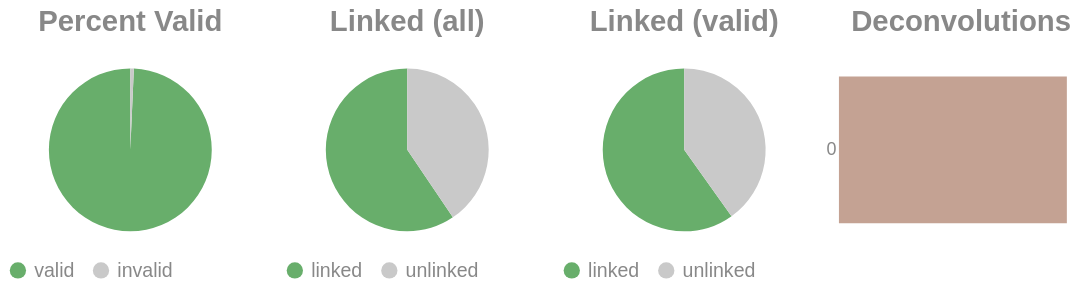

This figure's notebook cell:
### Code cell
if SKIPLR:
    pass
else:
    clash = Counter()
    for i in valids['molecule'].to_list():
        _mol = i.split("-")
        if len(_mol) == 1:
            clash.update('0')
        else:
            clash.update(_mol[-1])

    _d = {"deconvolutions": [], 'count': []}
    for k,v in clash.items():
        _d['deconvolutions'].append(k)
        _d['count'].append(v)

    tot_valid = valids['reads'].sum()
    mask = valids['reads'] >= 2
    n_linked_reads = valids.filter(mask)['reads'].sum()
    if n_linked_reads == 0:
        print_html("No linked molecules (>=2 reads) were detected; skipping linked-only distributions.")
        SKIPLR = True
    else:
        perc_valid = round(tot_valid / n_reads, 4)
        linked_perc_abs = round(n_linked_reads / n_reads, 4)
        linked_perc = round(n_linked_reads / tot_valid, 4)

    _valid = pl.DataFrame({"valids": ['valid', 'invalid'], "count": [tot_valid, n_reads - tot_valid]})
    _linked_abs = pl.DataFrame({"linked (absolute)": ['linked', 'unlinked'], "count": [n_linked_reads, n_reads - n_linked_reads]})
    _linked_rel = pl.DataFrame({"linked (valids)": ['linked', 'unlinked'], "count": [n_linked_reads, tot_valid - n_linked_reads]})

    (
        alt.hconcat(
            piechart(_valid, goodval = 'valid', title = "Percent Valid"),
            piechart(_linked_abs, goodval = "linked", title =  "Linked (all)"),
            piechart(_linked_rel, goodval = "linked", title =  "Linked (valid)"),
            convolutionbar(pl.DataFrame(_d), title = "Deconvolutions"),
            center = True,
            bounds = 'flush'
        )
        .resolve_scale(color='independent')
        .resolve_legend('independent')
        .properties(usermeta={'embedOptions': {"actions": False}})
    ).display()

### Figure 1 — Vega-Lite specification as saved in the notebook (floating-point values rounded to 4 significant figures)
{"width": "container", "height": 400, "config": {"title": {"anchor": "start", "dy": -15, "fontSize": 18, "color": "#888888", "subtitleColor": "#888888", "subtitleFontSize": 14}, "arc": {"fill": "#0072B2"}, "axis": {"domainColor": "#888888", "domainWidth": 0.5, "gridWidth": 0.2, "grid": false, "titleFontWeight": 400, "titleFontSize": 15, "labelFontSize": 11, "labelColor": "#888888", "tickColor": "#888888", "tickWidth": 0.2, "titleColor": "#888888"}, "axisBand": {"grid": false}, "axisX": {"grid": true, "tickSize": 10, "domainCap": "round"}, "axisY": {"domain": false, "grid": true, "tickSize": 0, "domainCap": "round"}, "background": "transparent", "header": {"labelFontSize": 15, "labelColor": "#888888", "titleFontSize": 15, "titleFontWeight": 600, "titleColor": "#888888"}, "legend": {"labelFont": "sans-serif", "labelFontSize": 12, "labelColor": "#888888", "symbolSize": 100, "symbolType": "circle", "titleFontSize": 12, "titlePadding": 10, "titleColor": "#888888", "title": null}, "range": {"category": ["#E69F00", "#56B4E9", "#009E73", "#F0E442", "#0072B2", "#D55E00", "#CC79A7", "#000000"], "diverging": ["#cfe8f3", "#a2d4ec", "#73bfe2", "#46abdb", "#1696d2", "#12719e"]}, "area": {"fill": "#0072B2", "fillOpacity": 0.7, "line": true, "strokeOpacity": 0.7}, "line": {"color": "#0072B2", "stroke": "#0072B2", "strokeWidth": 2}, "trail": {"color": "#0072B2", "stroke": "#0072B2", "strokeWidth": 0, "size": 1}, "point": {"filled": true, "fillOpacity": 1.0, "size": 95}, "text": {"color": "#888888", "fontSize": 11, "align": "right", "fontWeight": 400, "size": 11}, "bar": {"fill": "#0072B2", "stroke": null}, "view": {"stroke": null, "continuousWidth": 660, "continuousHeight": 400}}, "hconcat": [{"data": {"name": "data-220b7758b111cd0310cb9294b02343ad"}, "mark": {"type": "arc"}, "encoding": {"color": {"field": "valids", "legend": {"orient": "bottom", "title": null}, "scale": {"domain": ["valid", "invalid"], "range": ["#68ae6b", "#C9C9C9"]}, "title": "Valids", "type": "nominal"}, "theta": {"field": "count", "type": "quantitative"}, "tooltip": [{"field": "valids", "title": "Valids", "type": "ordinal"}, {"field": "percent", "format": ".2%", "title": "Percent", "type": "quantitative"}, {"field": "count", "title": "Count", "type": "quantitative"}]}, "height": 100, "title": {"text": "Percent Valid", "align": "center", "anchor": "middle"}, "transform": [{"calculate": "datum.count / 10248033", "as": "percent"}], "width": 150}, {"data": {"name": "data-db4e14632309679c19ff5cfcb6284c16"}, "mark": {"type": "arc"}, "encoding": {"color": {"field": "linked (absolute)", "legend": {"orient": "bottom", "title": null}, "scale": {"domain": ["linked", "unlinked"], "range": ["#68ae6b", "#C9C9C9"]}, "title": "Linked (Absolute)", "type": "nominal"}, "theta": {"field": "count", "type": "quantitative"}, "tooltip": [{"field": "linked (absolute)", "title": "Linked (Absolute)", "type": "ordinal"}, {"field": "percent", "format": ".2%", "title": "Percent", "type": "quantitative"}, {"field": "count", "title": "Count", "type": "quantitative"}]}, "height": 100, "title": {"text": "Linked (all)", "align": "center", "anchor": "middle"}, "transform": [{"calculate": "datum.count / 10248033", "as": "percent"}], "width": 150}, {"data": {"name": "data-7cf771b592579bb53a3af21fe60dbdcb"}, "mark": {"type": "arc"}, "encoding": {"color": {"field": "linked (valids)", "legend": {"orient": "bottom", "title": null}, "scale": {"domain": ["linked", "unlinked"], "range": ["#68ae6b", "#C9C9C9"]}, "title": "Linked (Valids)", "type": "nominal"}, "theta": {"field": "count", "type": "quantitative"}, "tooltip": [{"field": "linked (valids)", "title": "Linked (Valids)", "type": "ordinal"}, {"field": "percent", "format": ".2%", "title": "Percent", "type": "quantitative"}, {"field": "count", "title": "Count", "type": "quantitative"}]}, "height": 100, "title": {"text": "Linked (valid)", "align": "center", "anchor": "middle"}, "transform": [{"calculate": "datum.count / 10176969", "as": "percent"}], "width": 150}, {"data": {"name": "data-544c83ff1717e662c32f7fda5c6a1a56"}, "mark": {"type": "bar"}, "encoding": {"color": {"field": "deconvolutions", "legend": null, "scale": {"scheme": "lightgreyred"}, "type": "nominal"}, "tooltip": [{"field": "deconvolutions", "title": "Deconvolutions", "type": "ordinal"}, {"field": "percent", "format": ".2%", "title": "Percent", "type": "quantitative"}, {"field": "count", "title": "Count", "type": "quantitative"}], "x": {"axis": null, "field": "count", "type": "quantitative"}, "y": {"field": "deconvolutions", "sort": "ascending", "title": null, "type": "nominal"}}, "height": 100, "title": {"text": "Deconvolutions", "align": "center", "anchor": "middle"}, "transform": [{"calculate": "datum.count / 6063004", "as": "percent"}], "width": 150}], "bounds": "flush", "center": true, "resolve": {"legend": {"angle": "independent"}, "scale": {"color": "independent"}}, "usermeta": {"embedOptions": {"actions": false}}, "$schema": "https://vega.github.io/schema/vega-lite/v6.1.0.json", "datasets": {"data-220b7758b111cd0310cb9294b02343ad": [{"valids": "valid", "count": 10176969}, {"valids": "invalid", "count": 71064}], "data-db4e14632309679c19ff5cfcb6284c16": [{"linked (absolute)": "linked", "count": 6093319}, {"linked (absolute)": "unlinked", "count": 4154714}], "data-7cf771b592579bb53a3af21fe60dbdcb": [{"linked (valids)": "linked", "count": 6093319}, {"linked (valids)": "unlinked", "count": 4083650}], "data-544c83ff1717e662c32f7fda5c6a1a56": [{"deconvolutions": "0", "count": 6063004}]}}
